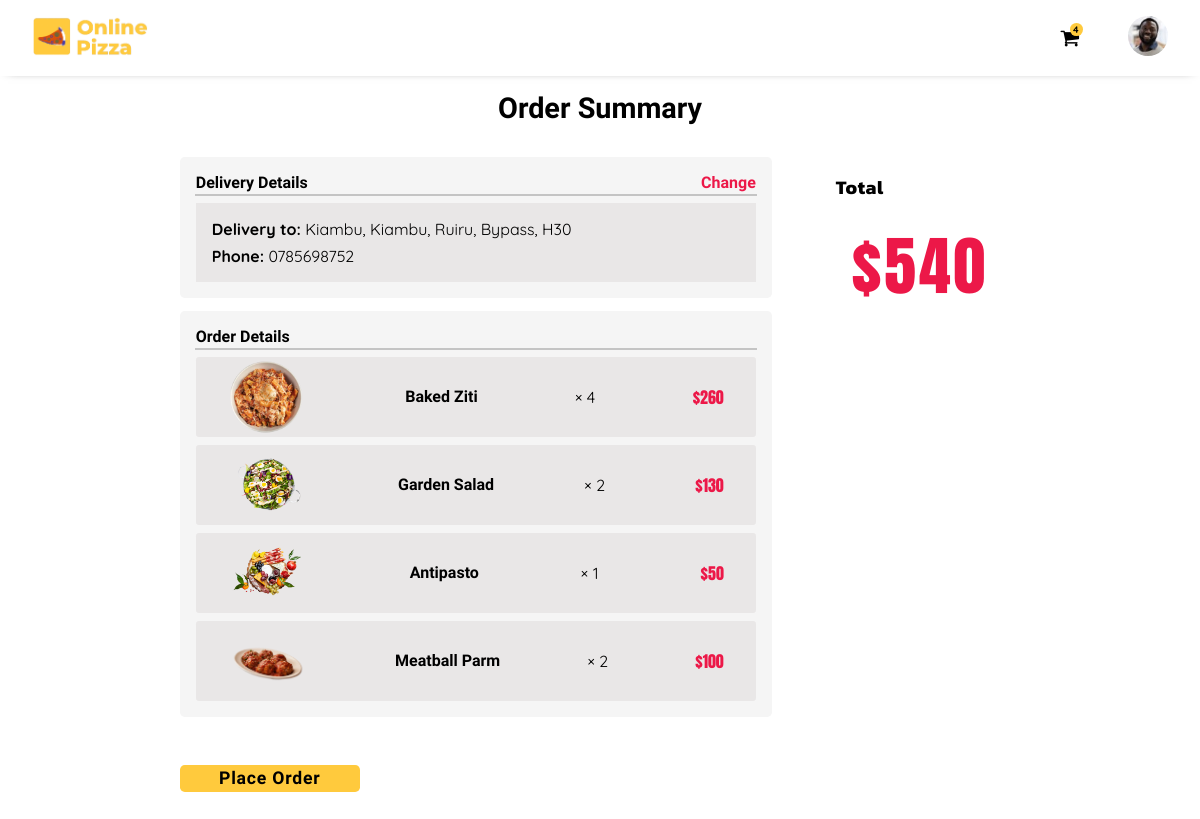
Screenshot of /order-summary/f2440ee950ab45ca98d2467143695ade (signed in) with the database file from the repository.
### Pizza/models.py (models this page shows, shortened)
class User_Profile(models.Model):
  user = models.ForeignKey(User, on_delete=models.CASCADE)
  id_user = models.IntegerField()
  phone_number = models.TextField(max_length=10)
  county = models.TextField(max_length=30)
  city = models.TextField(max_length=30)
  town = models.TextField(max_length=30)
  street = models.TextField(max_length=30)
  House_no = models.TextField(max_length=30)
  profileimg = models.ImageField(upload_to='User_profile_images', default='man.png')
  date_created = models.DateTimeField(default=datetime.now())

class Dinner_platter(models.Model):
  id = models.UUIDField(primary_key=True, default=uuid.uuid4)
  name = models.TextField(max_length=30)
  price_small = models.IntegerField()
  price_large = models.IntegerField()
  itemimg = models.ImageField(upload_to='Item_images', default='not-found.png')
  def __str__(self):
    return self.name

class Order_items(models.Model):
  item = models.TextField(max_length=20)
  user = models.ForeignKey(User, on_delete=models.CASCADE)
  order = models.ForeignKey(Order, on_delete=models.CASCADE)
  quantity = models.IntegerField(default=0)
  amount = models.IntegerField(default=0)

### Pizza/views.py (the view)
# urls.py: path("order-summary/<str:pk>", views.order_summary, name="order-summary"),
@login_required(login_url='/signin')
def order_summary(request, pk):
  existing_order = Order.objects.filter(id=pk).first()
  order_items = Order_items.objects.filter(order=existing_order).all()
  total = []
  dinners = []
  for order in order_items:
    dinner_platter = Dinner_platter.objects.filter(name=order.item).first()
    dinners.append(dinner_platter)
    total.append(order.amount*order.quantity)
  user_profile = User_Profile.objects.get(user=request.user)
  context = {
    'order': existing_order,
    'user_profile': user_profile,
    'dinners': dinners,
    'order_items': order_items,
    'total': sum(total)
  }
  return render(request, "summary.html", context)

### templates/summary.html (shortened to what this page needs)
{% extends "base.html" %}
{% load static %}
{% block head %}
{{ block.super }}
<link rel="stylesheet" href="{% static 'css/summary.css' %}">
{% endblock %}
{% block body %}
<div class="container">
  <h4>Order Summary</h4>
  <div class="summary-box">
    <div class="summary-items">
      {% if user_profile.county and user_profile.House_no %}
      <div class="delivery">
        <h4>
          Delivery Details
          <a href="/profile/{{ request.user.username }}">Change</a>
        </h4>
        <div class="delivery-info">
          <p>
            <b>Delivery to:</b>
            {{ user_profile.county }},
            {{ user_profile.city }},
            {{ user_profile.town }},
            {{ user_profile.street }},
            {{ user_profile.House_no }}
          </p>
          <p><b>Phone:</b> {{ user_profile.phone_number }}</p>
        </div>
      </div>
      {% endif %}
      <div class="order-details">
        <h4>Order Details</h4>
        {% for order in order_items %}
        <div class="order--item">
          <div class="item--image">
            {% for dinner in dinners %}
            {% if dinner.name == order.item %}
            <img src="{{ dinner.itemimg.url }}" alt="{{ dinner }}">
            {% endif %}
            {% endfor %}
          </div>
          <div class="item--info">
            <h4>{{ order.item }}</h4>
          </div>
          <div class="order--quantity">
            <span>&times; {{ order.quantity }}</span>
          </div>
          <p id="amount">${% widthratio order.amount 1 order.quantity %}</p>
        </div>
        {% empty %}
        <p class="else">No Order Items</p>
        {% endfor %}
      </div>
    </div>
    <div class="order-total">
      <h4>Total</h4>
      <div class="total">${{ total }}</div>
    </div>
    {% if order_items %}
    <a href="/confirm-order/{{ order.id }}">
      <button id="btn">Place Order</button>
    </a>
    {% else %}
    <button disabled="disabled" id="btn">Proceed</button>
    {% endif %}
  </div>
</div>
{% endblock %}

### templates/base.html (shortened to what this page needs)
{% load static %}
<!DOCTYPE html>
<html lang="en">
{% block head %}
<head>
  <link rel="stylesheet" href="{% static 'css/base.css' %}">
  <link rel="stylesheet" href="https://cdnjs.cloudflare.com/ajax/libs/font-awesome/4.7.0/css/font-awesome.min.css">
</head>
{% endblock %}
<body>
  <header>
    <div class="logo">
      <a href="{% url 'index' %}">
        <img src="{% static 'Images/logo.png' %}" alt="logo">
      </a>
    </div>
    <div class="links">
      {% if request.user.username %}
      <a href="/order-details/{{ order.id }}">
        <i class="fa fa-shopping-cart">
          {% if order_items %}
          <span id="cart-item">{{ order_items|length }}</span>
          {% endif %}
        </i>
      </a>
      <div class="login">
        <img src="{{ user_profile.profileimg.url }}" alt="profile-img">
      </div>
      {% else %}
      <a href="{% url 'signup' %}">Sign Up</a>
      <a href="{% url 'signin' %}">Sign In</a>
      {% endif %}
    </div>
  </header>
  {% block body %}{% endblock %}
</body>
</html>

### static/css/base.css (style rules this page uses)
* { box-sizing: border-box; margin: 0; padding: 0; }
:root { --main-bgcolor: white; --secondary-bgcolor: whitesmoke; --highlight-bgcolor: #ec1848; --nav-links-color: #08376b; --yellow: #ffca3d; --nav-links-font: "Maven Pro", sans-serif; --font-1: "Quicksand", sans-serif; --font-2: "Anton", sans-serif; --font-3: "Mandali", sans-serif; --font-4: "Reem Kufi Fun", sans-serif; --font-5: "Kanit", sans-serif; }
a { text-decoration: none; }
header { position: fixed; width: 100%; top: 0; padding: 1rem 2rem; background-color: white; box-shadow: 0px 1px 10px -8px black; display: flex; justify-content: space-between; align-items: center; gap: 5rem; max-height: 5.5rem; z-index: 10; }
.logo img { max-height: 2.5rem; }
.links { display: flex; align-items: center; gap: 1rem; position: relative; }
.links a, .links p { color: var(--nav-links-color); font-family: var(--nav-links-font); font-size: 14px; letter-spacing: 1px; text-transform: uppercase; cursor: pointer; }
.links a > i { color: black; font-size: 20px; cursor: pointer; margin-left: 2rem; position: relative; }
#cart-item { position: absolute; inset: -0.3rem auto auto 0.6rem; min-height: 0.8rem; aspect-ratio: 1/1; background-color: var(--yellow); border-radius: 50%; font-family: var(--font-1); font-size: 0.6rem; font-weight: bold; color: black; display: flex; justify-content: center; align-items: center; }
.login { margin-left: 2rem; cursor: pointer; }
.login img { border-radius: 50%; max-height: 2.5rem; }
.container { margin-top: 4.7rem; }

### static/css/summary.css (style rules this page uses)
.container { padding: 1rem 2rem; }
.container > h4 { font-size: 1.8rem; font-family: var(--font-3); text-align: center; }
.summary-box { padding: 1rem; display: grid; grid-template-columns: repeat(2, auto); justify-content: center; gap: 3rem; margin-top: 1rem; }
.summary-items { display: flex; flex-direction: column; gap: 0.8rem; }
.delivery, .order-details { background-color: whitesmoke; padding: 1rem; border-radius: 0.3rem; }
.delivery > h4, .order-details > h4 { font-family: var(--font-3); }
.delivery > h4 { display: flex; justify-content: space-between; align-items: center; }
.delivery > h4 > a { color: var(--highlight-bgcolor); }
.delivery-info { display: flex; flex-direction: column; gap: 0.4rem; background-color: rgb(233, 231, 231); padding: 1rem; }
.delivery-info p { font-family: var(--font-1); }
.order--item { padding: 0 2rem; display: flex; justify-content: space-between; align-items: center; background-color: rgb(233, 231, 231); border-radius: 0.2rem; min-width: 35rem; margin: 0.5rem auto 0; }
.item--image { height: 5rem; aspect-ratio: 1/1; border-radius: 0.4rem; overflow: hidden; }
.item--image img { height: 5rem; width: 5rem; object-fit: contain; }
.item--info > h4 { font-family: var(--font-4); }
.order-items > h4, .order-total > h4 { font-family: var(--font-5); letter-spacing: 0.5px; font-size: 1.2rem; }
.order--quantity span { font-family: var(--font-1); }
#amount { font-family: var(--font-2); color: var(--highlight-bgcolor); }
.order-total { padding: 1rem; min-width: 5vw; }
.total { padding: 1rem; text-align: center; color: var(--highlight-bgcolor); font-family: var(--font-2); font-size: 4rem; letter-spacing: 3px; }
#btn { background-color: var(--yellow); border: none; border-radius: 0.3rem; padding: 0.2em 1em; font-family: var(--font-3); font-size: 1.1rem; min-width: 15vw; letter-spacing: 0.8px; font-weight: bold; cursor: pointer; }

### rows the page displays
User_Profile: profileimg (picture), county "Kiambu", city "Kiambu", town "Ruiru", street "Bypass", House_no "H30", phone_number "0785698752"
Order_items: item "Baked Ziti", quantity "4", amount+quantity "260"
Dinner_platter: itemimg (picture)
Order_items: item "Garden Salad", quantity "2", amount+quantity "130"
Dinner_platter: itemimg (picture)
Order_items: item "Antipasto", quantity "1", amount+quantity "50"
Dinner_platter: itemimg (picture)
Order_items: item "Meatball Parm", quantity "2", amount+quantity "100"
Dinner_platter: itemimg (picture)

### other values shown
{{ order_items|length }} "4"
{{ total }} "540"
